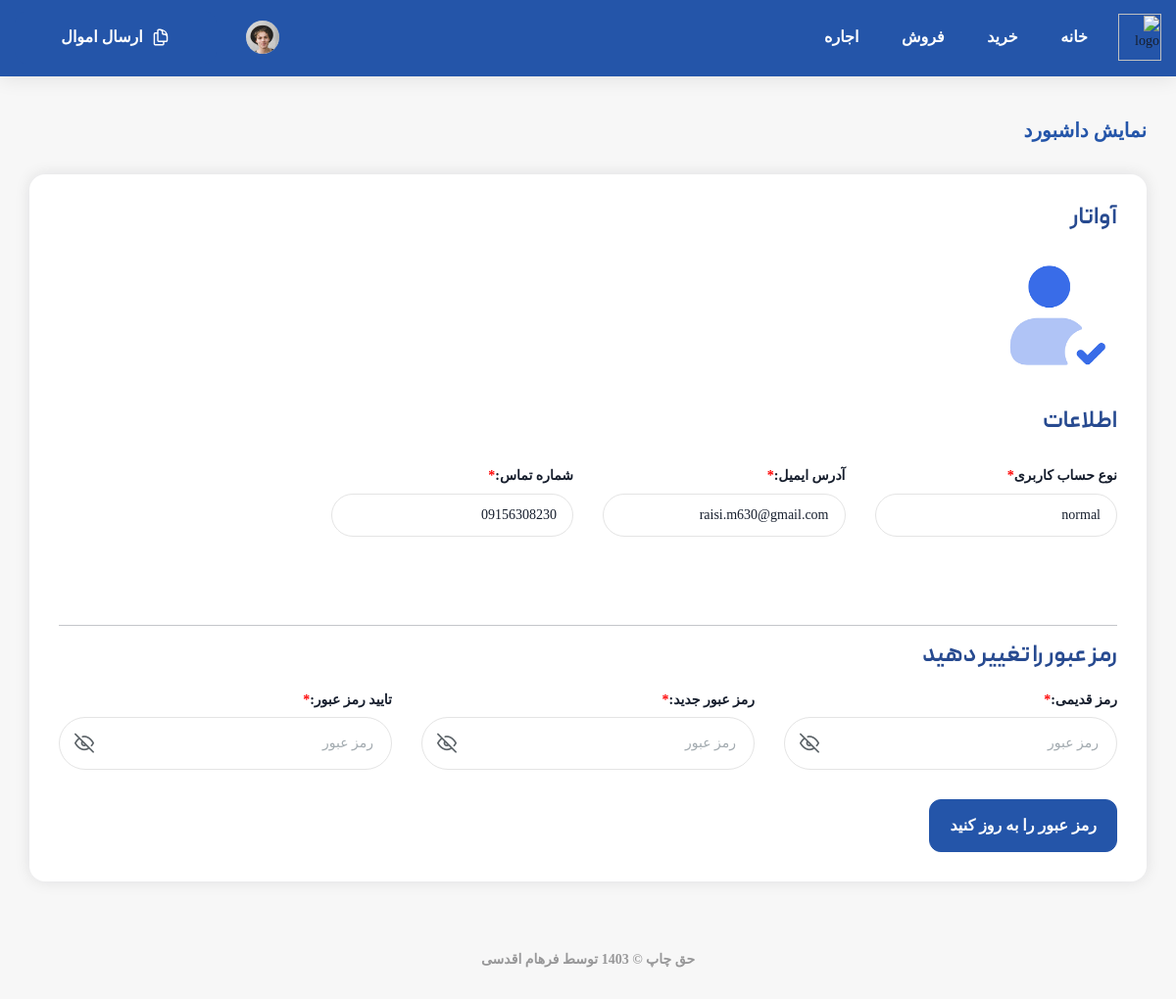
/users/profile/ (signed in), run on the app's committed database.
### users/models.py (models this page shows, shortened)
class User(AbstractBaseUser, PermissionsMixin):
    phone_number = models.CharField(max_length=11, unique=True, verbose_name="شماره تلفن")
    email = models.EmailField(unique=True, verbose_name="ایمیل")
    is_active = models.BooleanField(default=True, verbose_name="فعال")
    is_staff = models.BooleanField(default=False, verbose_name="کارمند")
    is_superuser = models.BooleanField(default=False, verbose_name="مدیر")
    user_type = models.CharField(
        max_length=10,
        choices=UserType.choices,
        default=UserType.NORMAL,
        verbose_name="نوع حساب"
    )
    full_name = models.CharField(max_length=255, blank=True, null=True, verbose_name="نام و نام خانوادگی")
    agency_name = models.CharField(max_length=255, blank=True, null=True, verbose_name="نام بنگاه")
    whatsapp_number = models.CharField(max_length=15, blank=True, null=True, verbose_name="شماره واتساپ")
    specialization = models.CharField(max_length=255, blank=True, null=True, verbose_name="تخصص مشاور")
    activity_areas = models.JSONField(blank=True, null=True, verbose_name="محله‌های حوزه فعالیت")  # ذخیره شهرها و محله‌ها به صورت JSON
    address = models.TextField(blank=True, null=True, verbose_name="آدرس کامل")
    description = models.TextField(blank=True, null=True, verbose_name="توضیحات")
    avatar = models.ImageField(upload_to='avatars/', default='/images/logo/images.png', verbose_name="آواتار")
    profile_completed = models.BooleanField(default=False, verbose_name="پروفایل تکمیل شده")
    objects = CustomUserManager()
    USERNAME_FIELD = 'phone_number'
    REQUIRED_FIELDS = ['email']

### users/views.py (the view)
# urls.py: path('profile/', views.user_profile, name='profile'),
@login_required
def user_profile(request):
    user_profile = request.user
    return render(request, 'user/dashbord/user_profile.html', {
        'user_profile': user_profile
    })

### users/context_processors.py (called while the page is built)
def user_info(request):
    if request.user.is_authenticated:
        return {
            "user_fullname": request.user.phone_number  ,
            "user_email": request.user.email,
            "user_avatar": request.user.profile.avatar.url if hasattr(request.user, 'profile') and request.user.profile.avatar else None,
        }
    return {}

### templates/user/dashbord/user_profile.html (shortened to what this page needs)
{% extends "user/dashbord/parent/base.html" %}
{% load static %}
{% block content %}
<div class="main-content">
    <div class="main-content-inner wrap-dashboard-content-2">
      <div class="button-show-hide show-mb">
        <span class="body-1">نمایش داشبورد</span>
      </div>
      <div class="widget-box-2">
        <div class="box">
          <h5 class="title">آواتار</h5>
          {% if user_profile.avatar %}
            <div class="box-agent-avt">
              <div class="avatar">
                <img alt="avatar" height="128" loading="lazy" src="{{ user_profile.avatar.url }}" width="128" />
              </div>
            </div>
            {% endif %}
        </div>
        <h5 class="title">اطلاعات</h5>
        <div class="box grid-4 gap-30 box-info-2">
          {% if user_profile.user_type %}
            <div class="box-fieldset">
              <label>نوع حساب کاربری<span>*</span></label>
              <input class="form-control style-1" type="text" value="{{ user_profile.user_type }}" />
            </div>
          {% endif %}
          {% if user_profile.email %}
            <div class="box-fieldset">
              <label>آدرس ایمیل:<span>*</span></label>
              <input class="form-control style-1" type="text" value="{{ user_profile.email }}" />
            </div>
            <div class="box-fieldset">
              <label>شماره تماس:<span>*</span></label>
              <input class="form-control style-1" type="text" value="{{ user_profile.phone_number }}" />
            </div>
          {% endif %}
        </div>
        <hr>
        <h5 class="title mt-10">رمز عبور را تغییر دهید</h5>
        <div class="box grid-3 gap-30">
          <div class="box-fieldset">
            <label>رمز قدیمی:<span>*</span></label>
            <div class="box-password">
              <input class="form-contact style-1 password-field" placeholder="رمز عبور" type="password" />
              <span class="show-pass"> <i class="icon-pass icon-eye-off"></i></span>
            </div>
          </div>
          <div class="box-fieldset">
            <label>رمز عبور جدید:<span>*</span></label>
            <div class="box-password">
              <input class="form-contact style-1 password-field2" placeholder="رمز عبور" type="password" />
              <span class="show-pass2"> <i class="icon-pass icon-eye-off"></i></span>
            </div>
          </div>
          <div class="box-fieldset">
            <label>تایید رمز عبور:<span>*</span></label>
            <div class="box-password">
              <input class="form-contact style-1 password-field3" placeholder="رمز عبور" type="password" />
              <span class="show-pass3"> <i class="icon-pass icon-eye-off"></i></span>
            </div>
          </div>
        </div>
        <div class="box">
          <a class="tf-btn primary" href="#">رمز عبور را به روز کنید</a>
        </div>
      </div>
    </div>
    <div class="footer-dashboard">
      <p>حق چاپ © 1403 توسط فرهام اقدسی</p>
    </div>
  </div>
{% endblock %}

### data on the page
User: avatar (picture), user_type "normal", email "raisi.m630@gmail.com", phone_number "09156308230"
